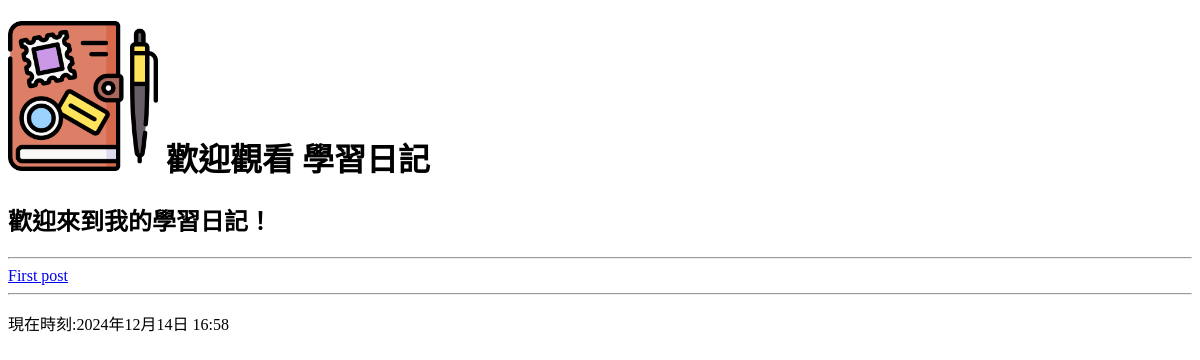
Before: / with the older database file.
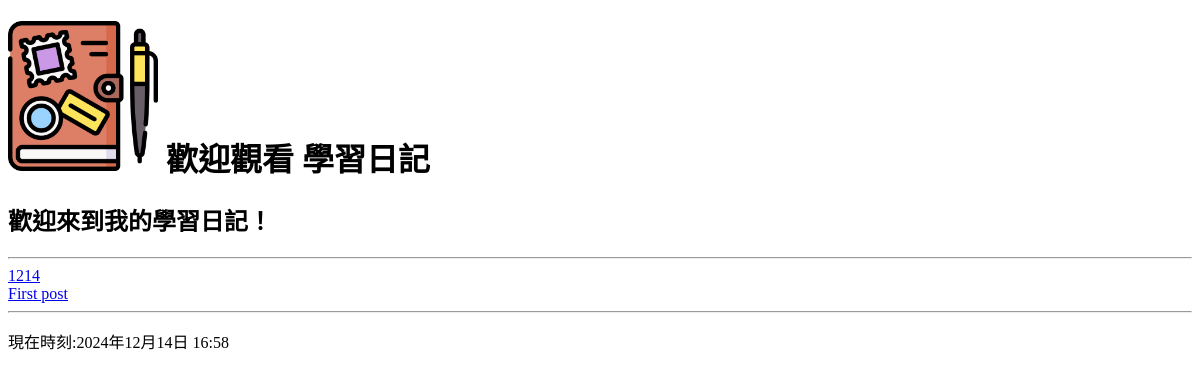
After: the same page with the newer database file.
### mysite/models.py (models this page shows, shortened)
class Post(models.Model):
    title = models.CharField(max_length=200)
    slug = models.CharField(max_length=200)
    body = models.TextField()
    pub_date = models.DateTimeField(auto_now_add=True)
    class Meta:
        ordering = ('-pub_date',)

### mysite/views.py (the view, shortened to what this page needs)
# urls.py: path('',homepage), # 首页
def homepage(request): #request接收參數
    posts = Post.objects.all() #获取所有 Post
    now = datetime.now()
    return render(request, "index.html", locals())

### templates/index.html (shortened to what this page needs)
{% extends "base.html" %}
{% block headmessage %}
    <h2>歡迎來到我的學習日記！</h2>
{% endblock %}
{% block content %}
    {% for post in posts %}
    <a href='/post/{{ post.slug }}'>{{ post.title }}</a><br>
    {% endfor %}
{% endblock %}

### templates/base.html (shortened to what this page needs)
<!DOCTYPE html>
<html lang="zh-Hant">
<head>
</head>
<body>
    {% include 'header.html' %}
    {% block headmessage %}
    {% endblock %}
    <hr>
    {% block content %}
    {% endblock %}
    <hr>
    {% include 'footer.html' %}
</body>
</html>

### templates/header.html
<header>
    {% load static %}
    <h1 style='font-family:微軟正黑體;'>
        <img src="{% static 'images/logo.png' %}" width="150">
        歡迎觀看 學習日記
    </h1>
</header>

### templates/footer.html
{% block footer %}
    {% if now %}
    <p>現在時刻:{{ now }}</p>
    {% else %}
    <p>© 2024 我的學習日記。版權所有。</p>
    {% endif %}
{% endblock %}

Changed rows visible on the page:
added Post: title "1214"
